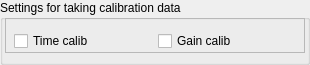
<widget class="QGroupBox" name="calibRunSettings">
<!-- added by hugh skottowe 20140212 -->
 <property name="geometry">
  <rect>
   <x>280</x>
   <y>518</y>
   <width>310</width>
   <height>55</height>
  </rect>
 </property>
 <property name="font">
  <font><family>Arial</family><pointsize>9</pointsize></font>
 </property>
 <property name="title">
  <string>Settings for taking calibration data</string>
 </property>
    <widget class="QFrame" name="frameCalib2">
<!-- added by hugh skottowe 20140212 -->
     <property name="geometry">
      <rect><x>5</x><y>18</y><width>300</width><height>35</height></rect>
     </property>
     <property name="frameShape">
      <enum>QFrame::StyledPanel</enum>
     </property>
     <property name="frameShadow">
      <enum>QFrame::Raised</enum>
     </property>
    </widget>
 <layout class="QHBoxLayout" name="horizontalLayout_calibRun">
  <item>
   <widget class="QCheckBox" name="calibTime">
    <property name="geometry">
     <rect><x>10</x><y>0</y><width>190</width><height>90</height></rect>
    </property>
    <property name="text"><string>Time calib</string></property>
    <property name="toolTip"><string>Do automated loop over timing to record data for calibration</string></property>
   </widget>
</item>
<item>
   <widget class="QCheckBox" name="calibGain">
     <property name="geometry">
       <rect><x>200</x><y>0</y><width>190</width><height>90</height></rect>
     </property>
     <property name="text"><string>Gain calib</string></property>
    <property name="toolTip"><string>Do automated loop over gains to record data for calibration</string></property>
   </widget> 
   <!-- widget for number of time steps (2-13?) -->
       <!-- each t has this done: t*25+50 -->
   <!-- widget for number of gain steps (1,2,3?) -->
       <!-- each g is 0.5,1,3.9 mV -->
   <!-- widget for min pulse -->
   <!-- widget for max pulse -->
   <!-- widget for pulse step (50?) not necessary? -->
  </item>
 </layout>
</widget>
